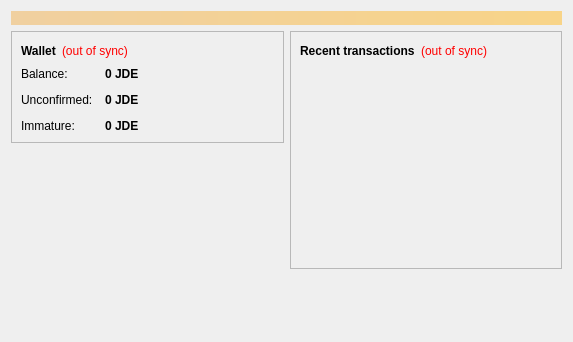
<?xml version="1.0" encoding="UTF-8"?>
<ui version="4.0">
 <class>OverviewPage</class>
 <widget class="QWidget" name="OverviewPage">
  <property name="geometry">
   <rect>
    <x>0</x>
    <y>0</y>
    <width>573</width>
    <height>342</height>
   </rect>
  </property>
  <property name="windowTitle">
   <string>Form</string>
  </property>
  <layout class="QVBoxLayout" name="topLayout">
   <item>
    <widget class="QLabel" name="labelAlerts">
     <property name="visible">
      <bool>false</bool>
     </property>
     <property name="styleSheet">
      <string notr="true">background-color: qlineargradient(x1: 0, y1: 0, x2: 1, y2: 0, stop:0 #F0D0A0, stop:1 #F8D488); color:#000000;</string>
     </property>
     <property name="wordWrap">
      <bool>true</bool>
     </property>
     <property name="margin">
      <number>3</number>
     </property>
    </widget>
   </item>
   <item>
    <layout class="QHBoxLayout" name="horizontalLayout" stretch="1,1">
     <item>
      <layout class="QVBoxLayout" name="verticalLayout_2">
       <item>
        <widget class="QFrame" name="frame">
         <property name="frameShape">
          <enum>QFrame::StyledPanel</enum>
         </property>
         <property name="frameShadow">
          <enum>QFrame::Raised</enum>
         </property>
         <layout class="QVBoxLayout" name="verticalLayout_4">
          <item>
           <layout class="QHBoxLayout" name="horizontalLayout_4">
            <item>
             <widget class="QLabel" name="label_5">
              <property name="font">
               <font>
                <weight>75</weight>
                <bold>true</bold>
               </font>
              </property>
              <property name="text">
               <string>Wallet</string>
              </property>
             </widget>
            </item>
            <item>
             <widget class="QLabel" name="labelWalletStatus">
              <property name="toolTip">
               <string>The displayed information may be out of date. Your wallet automatically synchronizes with the Jdecoin network after a connection is established, but this process has not completed yet.</string>
              </property>
              <property name="styleSheet">
               <string notr="true">QLabel { color: red; }</string>
              </property>
              <property name="text">
               <string notr="true">(out of sync)</string>
              </property>
              <property name="alignment">
               <set>Qt::AlignLeading|Qt::AlignLeft|Qt::AlignVCenter</set>
              </property>
             </widget>
            </item>
            <item>
             <spacer name="horizontalSpacer_2">
              <property name="orientation">
               <enum>Qt::Horizontal</enum>
              </property>
              <property name="sizeHint" stdset="0">
               <size>
                <width>40</width>
                <height>20</height>
               </size>
              </property>
             </spacer>
            </item>
           </layout>
          </item>
          <item>
           <layout class="QFormLayout" name="formLayout_2">
            <property name="fieldGrowthPolicy">
             <enum>QFormLayout::AllNonFixedFieldsGrow</enum>
            </property>
            <property name="horizontalSpacing">
             <number>12</number>
            </property>
            <property name="verticalSpacing">
             <number>12</number>
            </property>
            <item row="0" column="0">
             <widget class="QLabel" name="label">
              <property name="text">
               <string>Balance:</string>
              </property>
             </widget>
            </item>
            <item row="0" column="1">
             <widget class="QLabel" name="labelBalance">
              <property name="font">
               <font>
                <weight>75</weight>
                <bold>true</bold>
               </font>
              </property>
              <property name="cursor">
               <cursorShape>IBeamCursor</cursorShape>
              </property>
              <property name="toolTip">
               <string>Your current balance</string>
              </property>
              <property name="text">
               <string notr="true">0 JDE</string>
              </property>
              <property name="textInteractionFlags">
               <set>Qt::LinksAccessibleByMouse|Qt::TextSelectableByKeyboard|Qt::TextSelectableByMouse</set>
              </property>
             </widget>
            </item>
            <item row="1" column="0">
             <widget class="QLabel" name="label_3">
              <property name="text">
               <string>Unconfirmed:</string>
              </property>
             </widget>
            </item>
            <item row="1" column="1">
             <widget class="QLabel" name="labelUnconfirmed">
              <property name="font">
               <font>
                <weight>75</weight>
                <bold>true</bold>
               </font>
              </property>
              <property name="cursor">
               <cursorShape>IBeamCursor</cursorShape>
              </property>
              <property name="toolTip">
               <string>Total of transactions that have yet to be confirmed, and do not yet count toward the current balance</string>
              </property>
              <property name="text">
               <string notr="true">0 JDE</string>
              </property>
              <property name="textInteractionFlags">
               <set>Qt::LinksAccessibleByMouse|Qt::TextSelectableByKeyboard|Qt::TextSelectableByMouse</set>
              </property>
             </widget>
            </item>
            <item row="2" column="0">
             <widget class="QLabel" name="labelImmatureText">
              <property name="text">
               <string>Immature:</string>
              </property>
             </widget>
            </item>
            <item row="2" column="1">
             <widget class="QLabel" name="labelImmature">
              <property name="font">
               <font>
                <weight>75</weight>
                <bold>true</bold>
               </font>
              </property>
              <property name="toolTip">
               <string>Mined balance that has not yet matured</string>
              </property>
              <property name="text">
               <string notr="true">0 JDE</string>
              </property>
              <property name="textInteractionFlags">
               <set>Qt::LinksAccessibleByMouse|Qt::TextSelectableByKeyboard|Qt::TextSelectableByMouse</set>
              </property>
             </widget>
            </item>
           </layout>
          </item>
         </layout>
        </widget>
       </item>
       <item>
        <spacer name="verticalSpacer">
         <property name="orientation">
          <enum>Qt::Vertical</enum>
         </property>
         <property name="sizeHint" stdset="0">
          <size>
           <width>20</width>
           <height>40</height>
          </size>
         </property>
        </spacer>
       </item>
      </layout>
     </item>
     <item>
      <layout class="QVBoxLayout" name="verticalLayout_3">
       <item>
        <widget class="QFrame" name="frame_2">
         <property name="frameShape">
          <enum>QFrame::StyledPanel</enum>
         </property>
         <property name="frameShadow">
          <enum>QFrame::Raised</enum>
         </property>
         <layout class="QVBoxLayout" name="verticalLayout">
          <item>
           <layout class="QHBoxLayout" name="horizontalLayout_2">
            <item>
             <widget class="QLabel" name="label_4">
              <property name="text">
               <string>&lt;b&gt;Recent transactions&lt;/b&gt;</string>
              </property>
             </widget>
            </item>
            <item>
             <widget class="QLabel" name="labelTransactionsStatus">
              <property name="toolTip">
               <string>The displayed information may be out of date. Your wallet automatically synchronizes with the Jdecoin network after a connection is established, but this process has not completed yet.</string>
              </property>
              <property name="styleSheet">
               <string notr="true">QLabel { color: red; }</string>
              </property>
              <property name="text">
               <string notr="true">(out of sync)</string>
              </property>
              <property name="alignment">
               <set>Qt::AlignRight|Qt::AlignTrailing|Qt::AlignVCenter</set>
              </property>
             </widget>
            </item>
            <item>
             <spacer name="horizontalSpacer">
              <property name="orientation">
               <enum>Qt::Horizontal</enum>
              </property>
              <property name="sizeHint" stdset="0">
               <size>
                <width>40</width>
                <height>20</height>
               </size>
              </property>
             </spacer>
            </item>
           </layout>
          </item>
          <item>
           <widget class="QListView" name="listTransactions">
            <property name="styleSheet">
             <string notr="true">QListView { background: transparent; }</string>
            </property>
            <property name="frameShape">
             <enum>QFrame::NoFrame</enum>
            </property>
            <property name="verticalScrollBarPolicy">
             <enum>Qt::ScrollBarAlwaysOff</enum>
            </property>
            <property name="horizontalScrollBarPolicy">
             <enum>Qt::ScrollBarAlwaysOff</enum>
            </property>
            <property name="selectionMode">
             <enum>QAbstractItemView::NoSelection</enum>
            </property>
           </widget>
          </item>
         </layout>
        </widget>
       </item>
       <item>
        <spacer name="verticalSpacer_2">
         <property name="orientation">
          <enum>Qt::Vertical</enum>
         </property>
         <property name="sizeHint" stdset="0">
          <size>
           <width>20</width>
           <height>40</height>
          </size>
         </property>
        </spacer>
       </item>
      </layout>
     </item>
    </layout>
   </item>
  </layout>
 </widget>
 <resources/>
 <connections/>
</ui>
